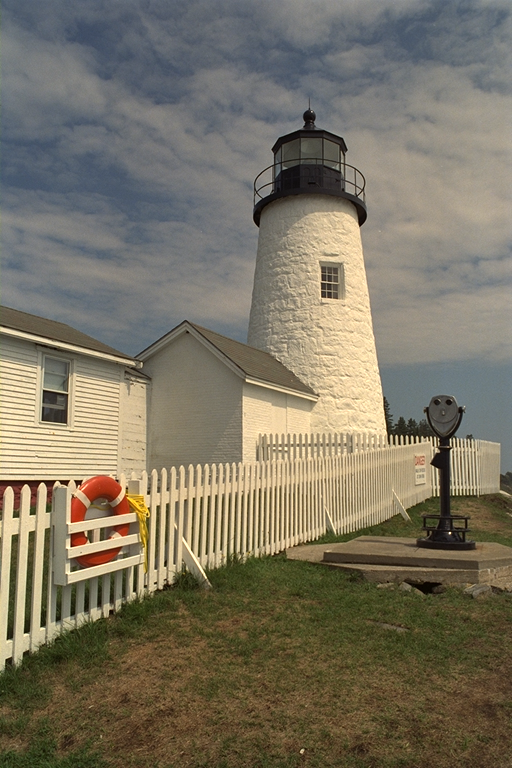
#> input picture Lab1/data/lighthouse.png, 512 x 768 px
$ jupyter execute --allow-errors 'Lab 1.ipynb'   (shell and % lines are left out)   (Python 2 division)
#> lines starting #> are read from the running program, lines starting #| are printed output that depends on the picture; long printed decimals are rounded
# Lab 1: Demosicing and Color Correction

In this lab we will explore and implement some of the most common processes that are applied to images from raw to JPG or other formats. We will also use this to get familiar with some simple image processing in Python.

We will use scipy.ndimage to load and save images which have a simple interface and stores the data as simple numpy arrays.

You are free to change the code I give you or not to use it at all.

[cell 1]
#some magicto show the images inside the notebook
%pylab inline

import matplotlib.pyplot as plt
from scipy import ndimage
import numpy as np

# A hepler function for displaying images within the notebook.
# It displays an image, optionally applies zoom the image.
def show_image(img, zoom=1.5):
    dpi = 77
    plt.figure(figsize=(img.shape[0]*zoom/dpi,img.shape[0]*zoom/dpi))
    if len(img.shape) == 2:
        img = np.repeat(img[:,:,np.newaxis],3,2)
    plt.imshow(img, interpolation='nearest')


# A hepler function for displaying images within the notebook.
# It may display multiple images side by side, optionally apply gamma transform, and zoom the image.
def show_images(imglist, zoom=1, needs_encoding=False):
    if type(imglist) is not list:
       imglist = [imglist]
    n = len(imglist)
    first_img = imglist[0]
    dpi = 77 # pyplot default?
    plt.figure(figsize=(first_img.shape[0]*zoom*n/dpi,first_img.shape[0]*zoom*n/dpi))
    for i in range(0,n):
        img = imglist[i]
        plt.subplot(1,n,i + 1)
        plt.tight_layout()
        plt.axis('off')
        if len(img.shape) == 2:
           img = np.repeat(img[:,:,np.newaxis],3,2)
        plt.imshow(img, interpolation='nearest')

lighthouse = "data/lighthouse_RAW_noisy_sigma0.01.png"
#> (the rest of this cell did not finish here and is left out)

## Task 1: DCRAW (10)

The first task is to get familiar with the tool DCRAW. www.cybercom.net/~dcoffin/dcraw/. You are given an image _MG_4257.CR2 which is the RAW format for Canon DSLR cameras. Install it in your computer and run it, you will get the options and usage. In this task you should define some functions that simply call the dcraw command with the appropriate options from the a python programm.

####You only need to write functions so dcraw produces a new file.

### Convert to Color image (PPM) from RAW

Convert to a normal jpg in sRGB color space. Test different options (for example GAMMA) and compare the results.
You are given a JPG file for this image which is the one produced by the camera

### Extract RAW data

Identify the option for this and recover the original raw data in a standard image format (pgm). This will be a black and white image with a bayer pattern.

### Convert to Linear tiff 16 bits

The standard pipeline applies color and gamma corrections, when we use images for computation is best to have the linear input and preserve as much information as possible. Find the options to recover the linear 16 bits tiff image from the raw.

### If you have a camera, do the same with your own images
Capture an image with your camera in RAW mode, extract the RAW image using the command line software
dcraw (don’t process the image, just extract the linear, RAW),

In the next tasks test your code for demosaicking and gamma correction on your own raw images, compare with the results you get from dcraw (for demosaicking and conversion to sRGB). If you can’t capture, you have an example in data.

[cell 2]
###HINT: Look for the "subprocess" module

import subprocess, shlex
path="data/raw/_MG_4257.CR2"
#> path = 'data/raw/_MG_4257.CR2'

def raw2PPM(path_to_file, g1,g2):
#> called with path_to_file = 'data/raw/_MG_4257.CR2', g1 = 4, g2 = 1
    g1=str(g1)
    g2=str(g2)
    my_cmd = './dcraw   -o 1 -g '+g1+' '+ g2 + ' -c '+path_to_file + ' > image1'
    args = shlex.split(my_cmd)
    subprocess.call(args)
#> (this line was passed over: subprocess is not available in this run)
    subprocess.Popen(my_cmd, shell=True)

def extract_raw(path_to_file):
#> called with path_to_file = 'data/raw/_MG_4257.CR2'
    my_cmd = './dcraw  -o 0 -D -c '+path_to_file + ' > image2'
    args = shlex.split(my_cmd)
    subprocess.call(args)
#> (this line was passed over: subprocess is not available in this run)
    subprocess.Popen(my_cmd, shell=True)

def raw2linear_tiff(path_to_file):
#> called with path_to_file = 'data/raw/_MG_4257.CR2'
    my_cmd = './dcraw   -4 -T -c '+path_to_file + ' > image3'
    args = shlex.split(my_cmd)
    subprocess.call(args)
#> (this line was passed over: subprocess is not available in this run)
    subprocess.Popen(my_cmd, shell=True)
g1=4
g2=1
raw2PPM(path,g1,g2)
extract_raw(path)
raw2linear_tiff(path)

#> (a cell that did not finish here is left out)

## Task 2: Gamma Correction(10)

Take the 16 bits linear image and apply a gamma encoding to it. https://en.wikipedia.org/wiki/Gamma_correction

Display the linear image, the gamma encoded one, and the JPG produce by dcraw.

[cell 4]
# Verbose aliases for gamma transformation
# [11 lines left out: functions gamma_decode, gamma_encode, not called in this run]

#load the converted images and display using show_images()

## Task 3: White Balance (10)

White balance is the process of setting whites to white. Depending on the lighting, white pixels will look of the colour of the light, in our example whites look quite yellowish. https://en.wikipedia.org/wiki/Color_balance

Different methods exist to estimate the color of the light, you will implement two simple white balance methods.

The white point simple takes in a pixel (three values) which we know is white, for example a pixel from the fence, and use this pixel to set it to white, and the rest of the image accordingly.

The second method is the "grey world assumtion". The idea here is to compensate the color channels so their average is grey (all channels have the same value). To do this, compute the mean of each channel (RGB), normalize to the maximum value of the triplet, and use this as your compensation factor.

[cell 5]
def white_balance_white_point(img, whitePoint):
    for i in img:
        for j in range(0,len(i)):
            #print i[0]
            #try:
            i[j]/=whitePoint

            i[j]=np.clip(i[j],0.,1.)

    return img #!change accordingly


def white_balance_gray(img):
    av=np.average(np.average(img, axis=0), axis=0)
    maxa=np.amax(np.amax(img, axis=0),axis=0)
    alfa=2*av/maxa #magiczny współczynnik '2'. dzięki któremu obraz jest 2 razy ciemniejszy
    print av, "\n\n", maxa, "\n\n", alfa
    for i in img:
        for j in range(0,len(i)):
            #print i[0]
            #try:
            i[j]/=alfa

            i[j]=np.clip(i[j],0.,1.)
    return img #!change accordingly

im = ndimage.imread("data/lighthouse.png")/255.
im1 = copy(im)
im2=copy(im)
im_wp = white_balance_white_point(im1,im1[309:310,348:349,:].flatten())#im[309:310,348:349,:].flatten()) #you can select a different pixel
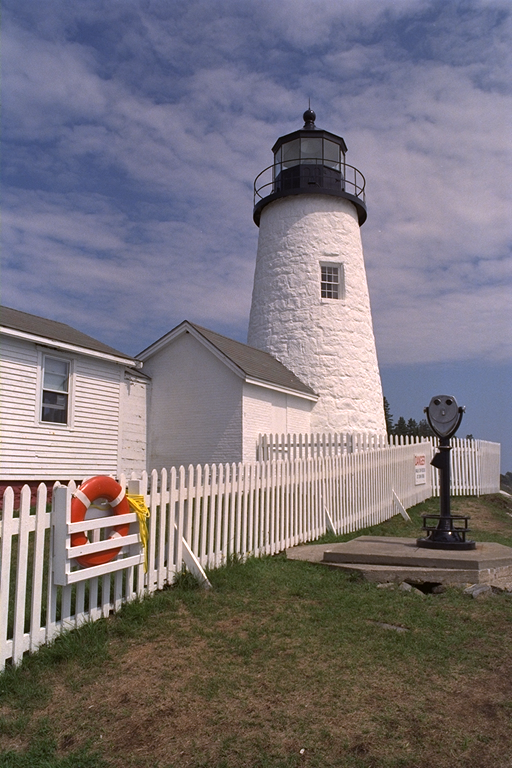
#> im_wp: shape (768, 512, 3) float64; mean R, G, B 0.48, 0.453, 0.481

im_g = white_balance_gray(im2)
#> in white_balance_gray, `av=np.average(np.average(img, axis=0), axis=0)`: av = [0.48, 0.453, 0.385]
#> in white_balance_gray, `maxa=np.amax(np.amax(img, axis=0),axis=0)`: maxa = [1, 1, 1]
#> in white_balance_gray, `alfa=2*av/maxa #magiczny współczynnik '2'. dzięki któremu obraz jest 2..`: alfa = [0.961, 0.906, 0.77]
#| [0.4804 0.4529 0.385]
#|  [1. 1. 1.]
#|  [0.9608 0.9059 0.77]
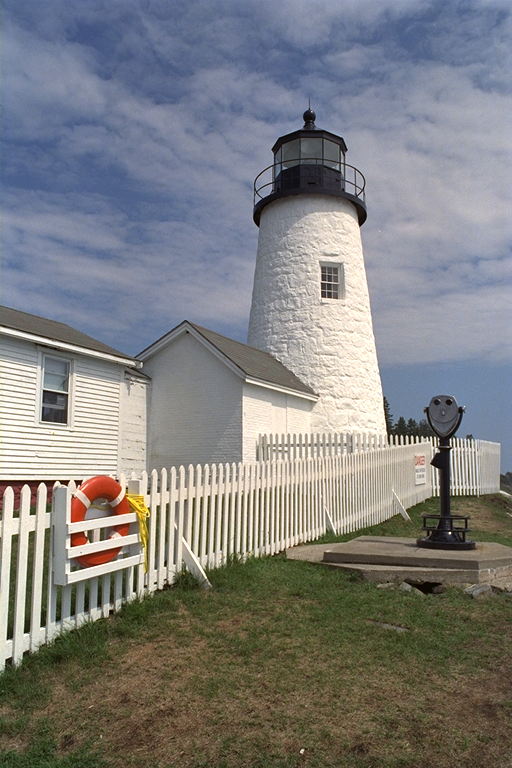
#> im_g: shape (768, 512, 3) float64; mean R, G, B 0.499, 0.5, 0.5

show_images([im,im_wp,im_g],0.5)
#> in show_images, `n = len(imglist)`: n = 3
np.clip([ 0.29411765,  3.64705882 , 3.68627451],0.,1.)
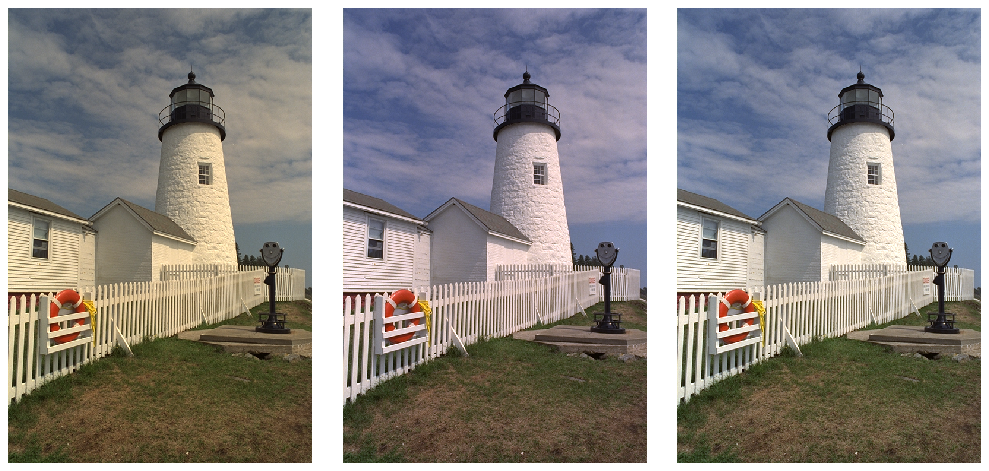
#> figure drawn by matplotlib, 3 panels

[cell 6]
data=array([[[0, 1, 2],[0, 1, 2],[0, 1, 2]],
            [[0, 1, 2],[0, 1, 2],[0, 1, 2]],
           [[1, 1, 2],[0, 1, 2],[0, 1, 2]]
          ])
print np.average(np.average(data, axis=0), axis=0), "\n",np.amax(np.amax(data, axis=0),axis=0)

[cell 7]
#White balance other images and display using show_images()

## Task 4: Basic Demosaicing (20)
Implement demosaicking using linear interpolation. The example image
‘lighthouse_RAW_colorcoded.png’ shows you in false colors which subpixel measures with color
channel. Don’t use that for demosaicking, use the image ‘lighthouse_RAW_noisy_sigma0.01.png’
Check your implementation with other images from data/raw. Lecture 2 slides here
http://franchomelendez.com/Uwr/teaching/COMPHO/_LECTURES/L2/digital_photography.html

Unfortunatelly, not all the sensors have the same pattern, so you will find that the patern for lighthouse image is not valid for the other raw images. In essence in these cases the result is that the blue and red channels are exchanged. You can ignore this for the naive solution and hardcode the pattern, but you should take it into account when developing the other solutions.

[cell 8]
img = ndimage.imread("data/lighthouse.png")
#> img is the input picture: shape (768, 512, 3); mean R, G, B 122.5, 115.5, 98.2
show_image(img[:200,:200]) #should show a color image
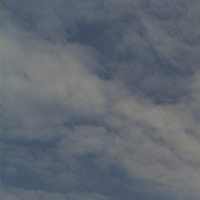
#> shown: shape (200, 200, 3); mean R, G, B 96.3, 103.7, 113

[cell 9]
# A helper function for merging three single-channel images into an RGB image
def combine_channels(ch1, ch2, ch3):
    return np.dstack((ch1, ch2, ch3))

#> (the rest of this cell did not finish here and is left out)

### Tiles, masks, convolve.

So far you didn't need to think too much, this should be a bit more challenging. Some things that might be useful are numpy.tiles which replicates a pattern a given number of times.

You can use this for example to specify mask, which you can simply multiply by the image to get a masked image. Masks should have only values of 0 or 1.

Convolutions are an important concept in image processing. You have a visual explanation here http://setosa.io/ev/image-kernels/ convolutions are expensive operations, specially when the kernels get big. Fortunatelly ndimage provides us with implementations that work like this:

```python
kernel = np.array([[1,0,1],[0,0,0],[1,0,1]])
#This kernel only uses the corner pixels

gradient = ndimage.convolve(image, kernel)/4
#In order to normalize the value of the pixel, we need to divide by the sum of the values in the kernel

#This would be equivalent to:
kernel = np.array([[0.25,0,0.25],[0,0,0],[0.25,0,0.25]])
gradient = ndimage.convolve(image, kernel)

```
You can use convolutions to compute the gradient in the next task as well.

[cell 10]
def demosaic_simple(img):
### Reimplement simple demosaicing without using loops
    kernel = np.array([[0.,0.25,0.],[0.25,0,0.25],[0.,0.25,0.]])
#> kernel = [[0, 0.25, 0], [0.25, 0, 0.25], [0, 0.25, 0]]
    gradient = ndimage.convolve(img, kernel)
    print gradient
    return gradient #!change accordingly
#> (the rest of this cell did not finish here and is left out)
